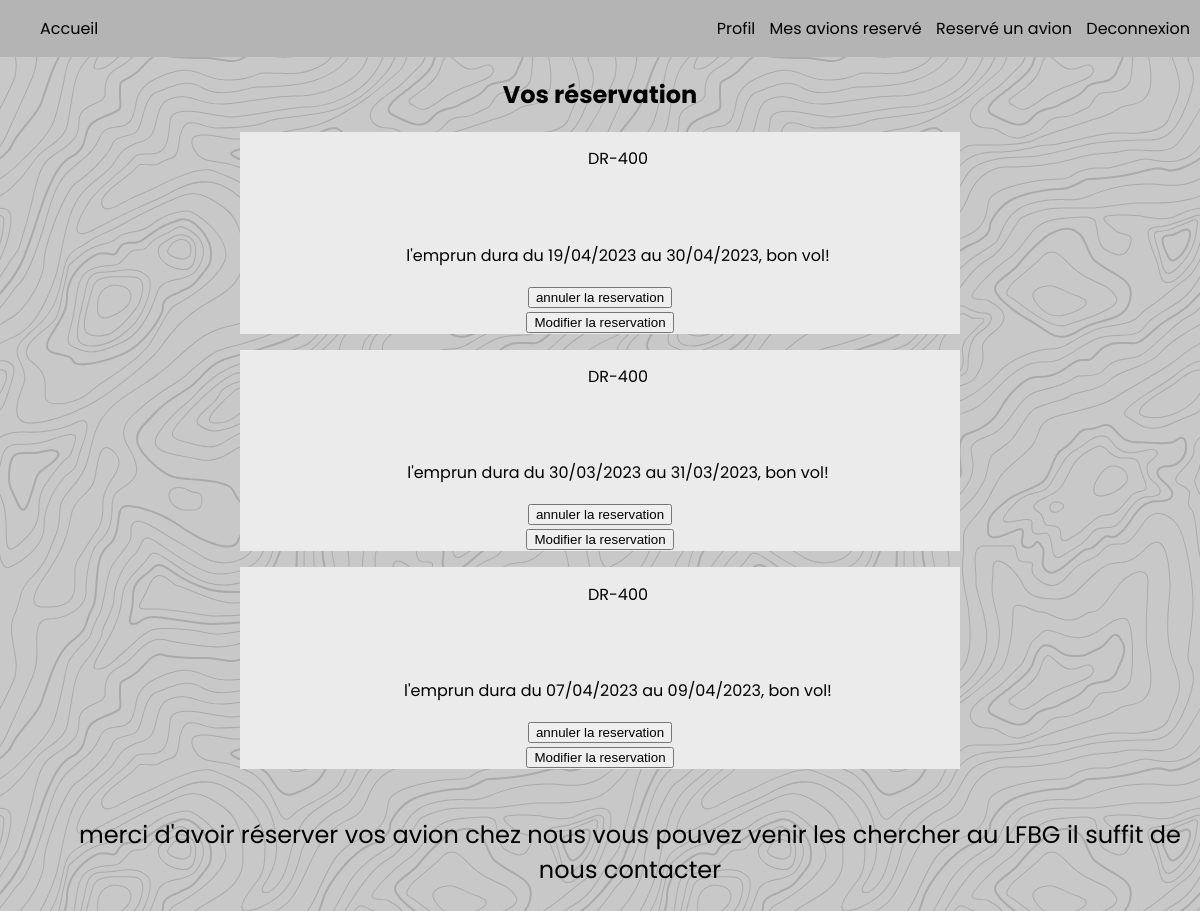
Before: /réservation-perso (signed in) with the older database file.
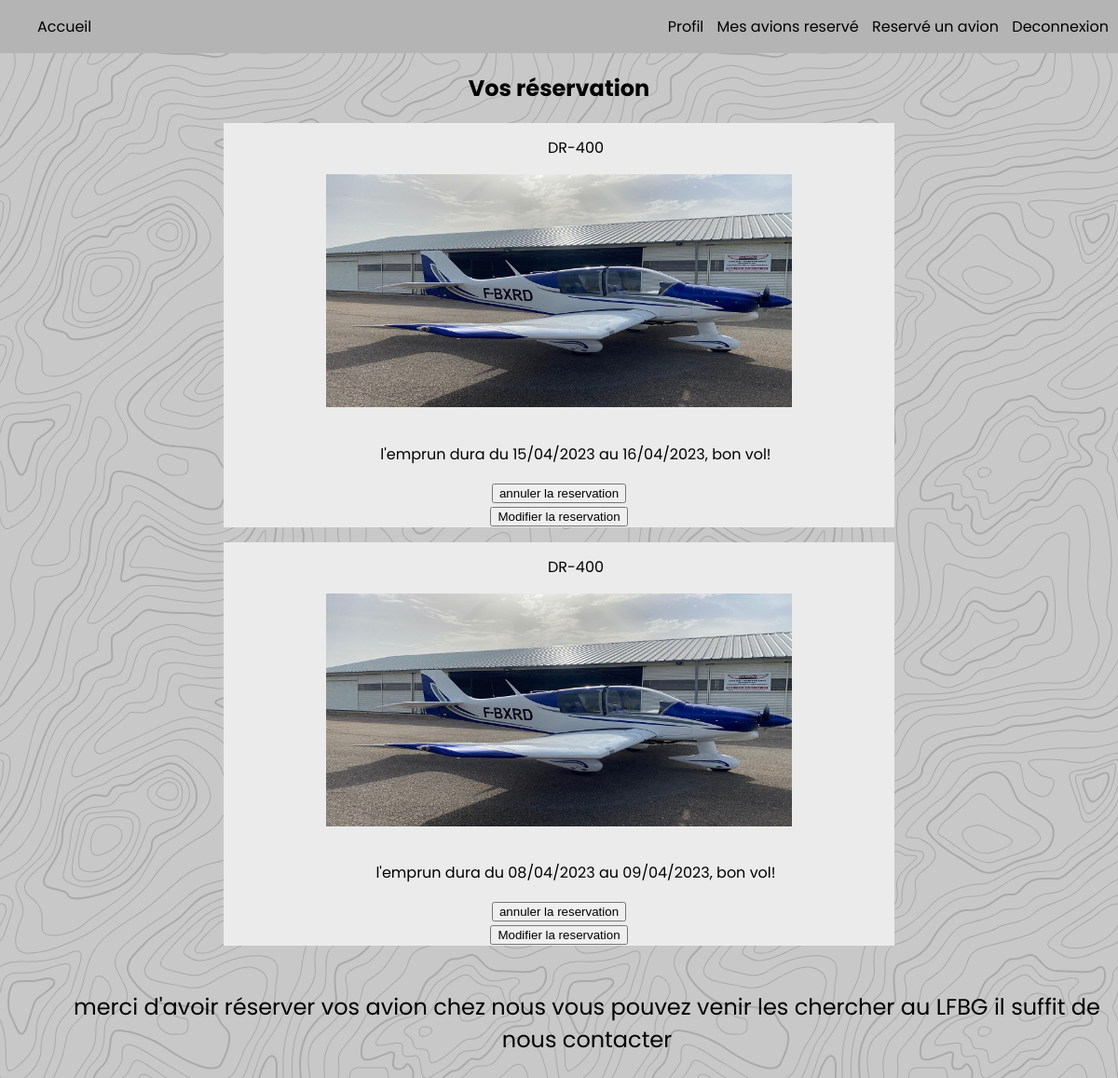
After: the same page with the newer database file.
### tables this page shows
CREATE TABLE IF NOT EXISTS `abzr6_reservations` (
  `id` int NOT NULL AUTO_INCREMENT,
  `loan` datetime NOT NULL,
  `loanReturn` datetime NOT NULL,
  `price` int NOT NULL,
  `caution` int NOT NULL,
  `activityType` varchar(50) NOT NULL,
  `id_users` int NOT NULL,
  `id_planes` int NOT NULL,
  PRIMARY KEY (`id`),
  KEY `reservations_users_FK` (`id_users`),
  KEY `reservations_planes0_FK` (`id_planes`)
);

CREATE TABLE IF NOT EXISTS `abzr6_planes` (
  `id` int NOT NULL AUTO_INCREMENT,
  `name` varchar(25) NOT NULL,
  `images` varchar(255) NOT NULL,
  `description` text NOT NULL,
  `price` int NOT NULL,
  `id_abrzr6_engine` int NOT NULL,
  `id_abzr6_aerodromes` int NOT NULL,
  PRIMARY KEY (`id`),
  KEY `abzr6_planes_abrzr6_engine_FK` (`id_abrzr6_engine`),
  KEY `abzr6_planes_abzr6_aerodromes0_FK` (`id_abzr6_aerodromes`)
);

### controllers/reservationsController.php (called while the page is built, shortened)
<?php
require_once '../models/database.php';
require_once '../models/reservationModel.php';
$res = new reservation;
$res->id_user = $_SESSION['user']['id'];
$result = $res->seeLoan();
require_once '../views/parts/header.php';
require_once '../views/reservation.php';
require_once '../views/parts/footer.php';

### models/database.php (called while the page is built, shortened)
<?php
class database{
    public function connect(){
        try{
            $this->db = new PDO('mysql:host=localhost;dbname=tp_project;charset=utf8mb4', 'valod', 'BB4BC107867EA0DD382F1CD61A66FCE1');
        } catch(PDOException $e){
            die($e->getMessage());
        }
    }
}

### models/reservationModel.php (called while the page is built, shortened)
<?php
class reservation extends database
{
    public int $id_user = 0;
    public function seeLoan()
    {
        $query = 'SELECT abzr6_reservations.loan, abzr6_reservations.loanReturn, abzr6_planes.name, abzr6_planes.images, abzr6_users.firstName, abzr6_users.lastName , abzr6_reservations.id
        FROM abzr6_reservations
        LEFT JOIN abzr6_planes ON abzr6_reservations.id_planes = abzr6_planes.id
        LEFT JOIN abzr6_users ON abzr6_reservations.id_users = abzr6_users.id
        WHERE abzr6_users.id = :id';
        $request = $this->db->prepare($query);
        $request->bindValue(':id', $this->id_user, PDO::PARAM_INT);
        $request->execute();
        return $request->fetchAll(PDO::FETCH_OBJ);
    }
}

### views/reservation.php (the view, shortened to what this page needs)
<section class="sectionSeeReservation">
    <?php if (isset($form)) { ?>
        <div class="formStatus <?= $form['status'] ?>">
            <p><?= $form['message'] ?></p>
        </div>
    <?php } else { ?>
        <h1>Vos réservation</h1>
        <?php if (count($result) > 0) {
            foreach ($result as $i) { ?>
                <div class="cardContainer">
                    <p><?= $i->name ?></p>
                    <img src="<?= $i->images ?>" class="reservationImage">
                    <p>l'emprun dura du <?= date('d/m/Y', strtotime($i->loan)) ?> au
                        <?= date('d/m/Y', strtotime($i->loanReturn)) ?>, bon vol!</p>
                    <form action="/réservation-perso" method="post" onsubmit="return confirm('Êtes-vous sûr de vouloir annuler cette réservation ?');">
                        <input type="submit" name="annulerRes" value="annuler la reservation" id="annulerRes" class="annulerRes">
                    </form>
                    <form action="/modifier-<?= $i->id ?>" method="get">
                        <input type="submit" name="modifierRes" value="Modifier la reservation" id="modifierRes" class="modifierRes">
                    </form>
                </div>
            <?php } ?>
            <p>merci d'avoir réserver vos avion chez nous vous pouvez venir les chercher au LFBG il suffit de nous contacter</p>
        <?php  } else { ?>
            <p>aucune réservation n'a été faite</p>
    <?php }
    }
    ?>
</section>

### views/parts/header.php (shortened to what this page needs)
<!DOCTYPE html>
<html lang="fr">
<head>
    <link rel="stylesheet" href="assets/css/style.min.css">
    <link rel="stylesheet" type="text/css" href="//cdn.jsdelivr.net/npm/slick-carousel@1.8.1/slick/slick.css" />
    <link rel="stylesheet" type="text/css" href="//cdn.jsdelivr.net/npm/slick-carousel@1.8.1/slick/slick-theme/min.css" />
</head>
<body>
    <header>
        <nav class="menu-burger">
            <ul>
                <li><a href="/accueil" title="Accueil">Accueil</a></li>
            </ul>
            <ul class="horizontalList">
                <?php if (isset($_SESSION['user'])) { ?>
                    <li><a href="/profil">Profil</a></li>
                    <li><a href="/réservation-perso">Mes avions reservé</a></li>
                    <li><a href="/réservation">Reservé un avion</a></li>
                    <li><a href="/deconnexion">Deconnexion</a></li>
                <?php } else { ?>
                    <li><a href="/connexion" title="Connexion">Connexion</a></li>
                    <li><a href="/inscription" title="Inscription">Inscription</a></li>
                <?php } ?>
            </ul>
        </nav>
    </header>
    <main>

### views/parts/footer.php
</main>
</body>
</html>

Changed rows visible on the page:
removed abzr6_reservations: id_planes.name "DR-400", loan "19/04/2023", loanReturn "30/04/2023"
removed abzr6_reservations: id_planes.name "DR-400", loan "30/03/2023", loanReturn "31/03/2023"
removed abzr6_reservations: id_planes.name "DR-400", loan "07/04/2023", loanReturn "09/04/2023"
added abzr6_reservations: id_planes.name "DR-400", id_planes.images (picture), loan "15/04/2023", loanReturn "16/04/2023"
added abzr6_reservations: id_planes.name "DR-400", id_planes.images (picture), loan "08/04/2023", loanReturn "09/04/2023"
